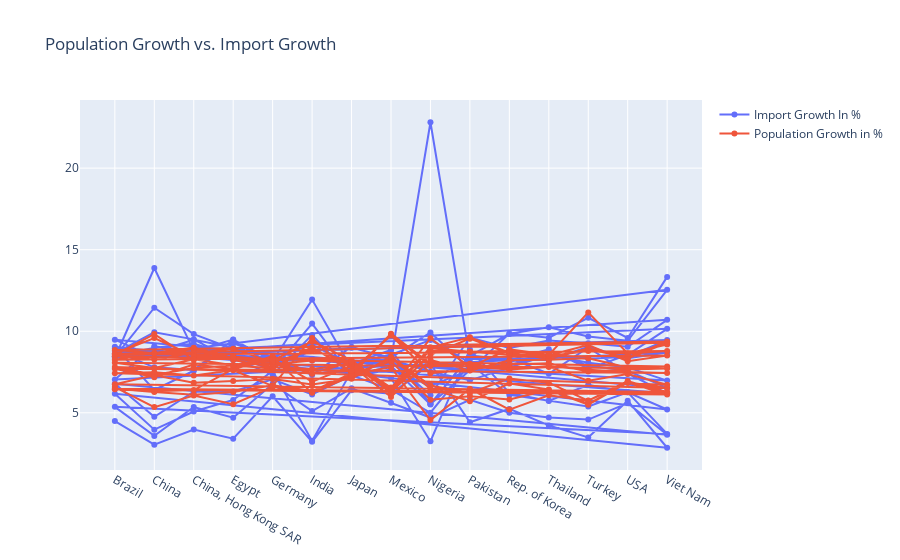

Here is the notebook cell this chart was saved with:
### Markdown cell above
* One can clearly see here that Population Growth and Import Growth are positively linearly correlated.  
* If Population growth is high, Import Growth would be high too

### Code cell
data2=go.Scatter(x=data_Frame['Reporter'],y=data_Frame['Population_growth'], name="Population Growth in %", mode="lines + markers") 
data1=go.Scatter(x=data_Frame['Reporter'],y=data_Frame['Import_growth'],name="Import Growth In %",mode="lines + markers")
mydata = [data1, data2]
mylayout = go.Layout( title="Population Growth vs. Import Growth")
fig = go.Figure(data=mydata, layout=mylayout)

fig.show()
py.plot(fig, filename = f'Population_vs_Import_Growth', auto_open=True)
#chart_studio.plotly.iplot(fig)

### Figure 1 — Plotly figure (JSON) as saved in the notebook; plotly's stock layout.template omitted (floating-point values rounded to 4 significant figures; data arrays with more than 128 entries replaced by an {"elided": "..."} marker saying what was removed)
{"data": [{"mode": "lines+markers", "name": "Import Growth In %", "type": "scatter", "x": {"elided": "195 str values"}, "y": {"elided": "195 float values"}}, {"mode": "lines+markers", "name": "Population Growth in %", "type": "scatter", "x": {"elided": "195 str values"}, "y": {"elided": "195 float values"}}], "layout": {"title": {"text": "Population Growth vs. Import Growth"}}}
